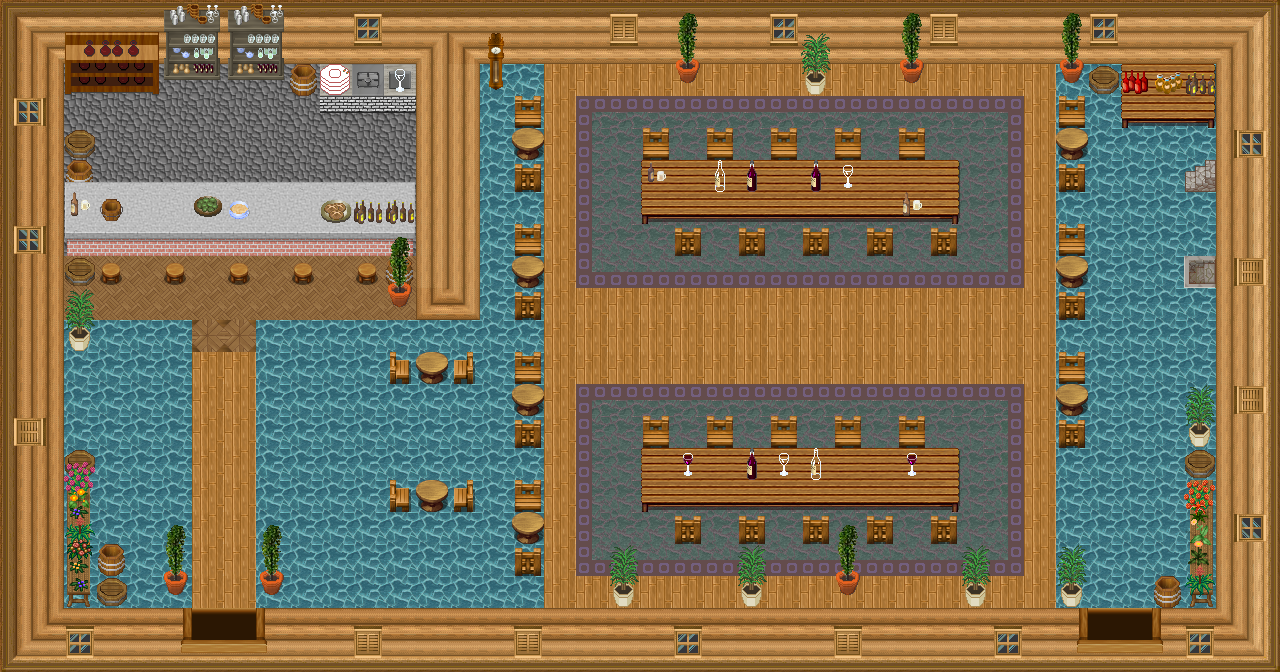

Tiled map render using the project's own tile images. Description and the map definition, with tile-layer contents summarised, below:
An orthogonal 40x21 tile map with 32x32 px tiles, 5 tile layers (0_floor, 1_terrain, 2_object, 3_roof, ...), 2 hidden layers not drawn, 26 tilesets.

<map version="1.0" orientation="orthogonal" renderorder="right-down" width="40" height="21" tilewidth="32" tileheight="32" nextobjectid="1">
 <tileset firstgid="1" name="int_plazy" tilewidth="32" tileheight="32" tilecount="27" columns="3">
  <image source="../../tileset/pol/waly/int_plazy.png" width="96" height="288" />
 </tileset>
 <tileset firstgid="28" name="floors_3" tilewidth="32" tileheight="32" tilecount="12" columns="6">
  <image source="../../tileset/ground/indoor/floors_3.png" width="192" height="64" />
 </tileset>
 <tileset firstgid="40" name="carpets_2" tilewidth="32" tileheight="32" tilecount="12" columns="4">
  <image source="../../tileset/furniture/carpet/carpets_2.png" width="128" height="96" />
 </tileset>
 <tileset firstgid="52" name="concrete_table" tilewidth="32" tileheight="32" tilecount="9" columns="3">
  <image source="../../tileset/furniture/table/concrete_table.png" width="96" height="96" />
 </tileset>
 <tileset firstgid="61" name="wooden_rectangular" tilewidth="32" tileheight="32" tilecount="9" columns="3">
  <image source="../../tileset/furniture/table/wooden_rectangular.png" width="96" height="96" />
 </tileset>
 <tileset firstgid="70" name="flowers_on_benches" tilewidth="32" tileheight="32" tilecount="10" columns="2">
  <image source="../../tileset/furniture/table/flowers_on_benches.png" width="64" height="160" />
 </tileset>
 <tileset firstgid="80" name="wooden" tilewidth="32" tileheight="32" tilecount="1" columns="1">
  <image source="../../tileset/furniture/table/wooden.png" width="32" height="32" />
 </tileset>
 <tileset firstgid="81" name="table_with_hob" tilewidth="32" tileheight="32" tilecount="5" columns="5">
  <image source="../../tileset/furniture/table/table_with_hob.png" width="160" height="32" />
 </tileset>
 <tileset firstgid="86" name="brick_base" tilewidth="32" tileheight="32" tilecount="3" columns="3">
  <image source="../../tileset/furniture/table/brick_base.png" width="96" height="32" />
 </tileset>
 <tileset firstgid="89" name="dark_bottle_shelf" tilewidth="32" tileheight="32" tilecount="6" columns="3">
  <image source="../../tileset/furniture/shelve/dark_bottle_shelf.png" width="96" height="64" />
 </tileset>
 <tileset firstgid="95" name="item_shelf" tilewidth="32" tileheight="32" tilecount="6" columns="2">
  <image source="../../tileset/furniture/shelve/item_shelf.png" width="64" height="96" />
 </tileset>
 <tileset firstgid="101" name="wooden_clock" tilewidth="32" tileheight="32" tilecount="6" columns="1">
  <image source="../../tileset/furniture/clock/wooden_clock.png" width="32" height="192" />
 </tileset>
 <tileset firstgid="107" name="wooden" tilewidth="32" tileheight="32" tilecount="5" columns="5">
  <image source="../../tileset/furniture/chair/wooden.png" width="160" height="32" />
 </tileset>
 <tileset firstgid="112" name="dishes" tilewidth="32" tileheight="32" tilecount="6" columns="2">
  <image source="../../tileset/furniture/crockery/dishes.png" width="64" height="96" />
 </tileset>
 <tileset firstgid="118" name="red_wine" tilewidth="32" tileheight="32" tilecount="4" columns="2">
  <image source="../../tileset/item/drink/red_wine.png" width="64" height="64" />
 </tileset>
 <tileset firstgid="122" name="bottles_and_cups" tilewidth="32" tileheight="32" tilecount="16" columns="4">
  <image source="../../tileset/item/drink/bottles_and_cups.png" width="128" height="128" />
 </tileset>
 <tileset firstgid="138" name="rustic_meals" tilewidth="32" tileheight="32" tilecount="2" columns="2">
  <image source="../../tileset/item/food/rustic_meals.png" width="64" height="32" />
 </tileset>
 <tileset firstgid="140" name="barrel_flat" tilewidth="32" tileheight="32" tilecount="1" columns="1">
  <image source="../../tileset/item/pot/barrel_flat.png" width="32" height="32" />
 </tileset>
 <tileset firstgid="141" name="barrel" tilewidth="32" tileheight="32" tilecount="2" columns="1">
  <image source="../../tileset/item/pot/barrel.png" width="32" height="64" />
 </tileset>
 <tileset firstgid="143" name="pot_plant" tilewidth="32" tileheight="32" tilecount="3" columns="1">
  <image source="../../tileset/plant/indoor/pot_plant.png" width="32" height="96" />
 </tileset>
 <tileset firstgid="146" name="oriental_plant" tilewidth="32" tileheight="32" tilecount="2" columns="1">
  <image source="../../tileset/plant/indoor/oriental_plant.png" width="32" height="64" />
 </tileset>
 <tileset firstgid="148" name="stairs" tilewidth="32" tileheight="32" tilecount="12" columns="2">
  <image source="../../tileset/building/stairs/stairs.png" width="64" height="192" />
 </tileset>
 <tileset firstgid="160" name="protection" tilewidth="32" tileheight="32" tilecount="2" columns="2">
  <image source="../../tileset/logic/protection.png" width="64" height="32" />
 </tileset>
 <tileset firstgid="162" name="collision" tilewidth="32" tileheight="32" tilecount="1" columns="1">
  <image source="../../tileset/logic/collision.png" width="32" height="32" />
 </tileset>
 <tileset firstgid="163" name="door_s" tilewidth="32" tileheight="32" tilecount="6" columns="3">
  <image source="../../tileset/building/door/door_s.png" width="96" height="64" />
 </tileset>
 <tileset firstgid="169" name="window_drewno" tilewidth="32" tileheight="32" tilecount="16" columns="8">
  <image source="../../tileset/pol/domki/okna/window_drewno.png" width="256" height="64" />
 </tileset>
 <layer name="0_floor" width="40" height="21">
  <data>[840 cells, 840 non-empty, 6 distinct tile ids]</data>
 </layer>
 <layer name="1_terrain" width="40" height="21">
  <data>[840 cells, 449 non-empty, 56 distinct tile ids]</data>
 </layer>
 <layer name="2_object" width="40" height="21">
  <data>[840 cells, 80 non-empty, 38 distinct tile ids]</data>
 </layer>
 <layer name="3_roof" width="40" height="21">
  <data>[840 cells, 74 non-empty, 26 distinct tile ids]</data>
 </layer>
 <layer name="objects" width="40" height="21">
  <data>[840 cells, 0 non-empty, 0 distinct tile ids]</data>
 </layer>
 <layer name="collision" width="40" height="21" visible="0">
  <data>[840 cells, 357 non-empty, 1 distinct tile ids]</data>
 </layer>
 <layer name="protection" width="40" height="21" visible="0">
  <data>[840 cells, 840 non-empty, 1 distinct tile ids]</data>
 </layer>
</map>
